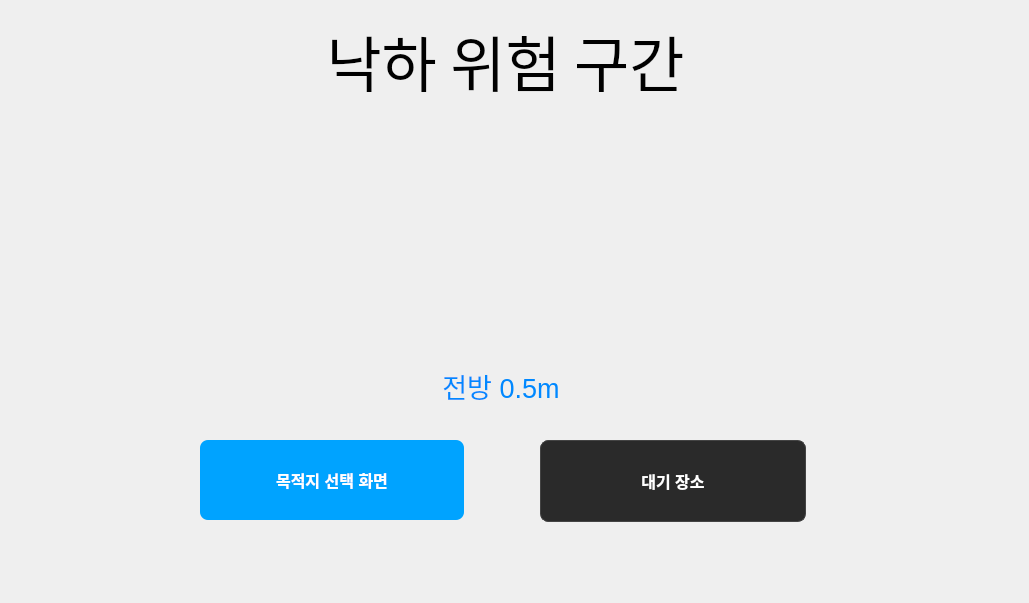
<?xml version="1.0" encoding="UTF-8"?>
<ui version="4.0">
 <class>FallHazardDetected</class>
 <widget class="QWidget" name="FallHazardDetected">
  <property name="geometry">
   <rect>
    <x>0</x>
    <y>0</y>
    <width>1029</width>
    <height>603</height>
   </rect>
  </property>
  <property name="windowTitle">
   <string>낙하 위험 감지</string>
  </property>
  <property name="styleSheet">
   <string notr="true">QWidget {
    background-color: #black;
}

QPushButton {
    background-color: rgba(255, 255, 255, 0.1);
    border: none;
    border-radius: 10px;
    color: white;
    padding: 15px 32px;
    font-size: 16pt;
    min-width: 200px;
    min-height: 50px;
}

QPushButton:hover {
    background-color: rgba(255, 255, 255, 0.2);
}

QLabel {
    color: white;
}</string>
  </property>
  <widget class="QLabel" name="titleLabel">
   <property name="geometry">
    <rect>
     <x>320</x>
     <y>20</y>
     <width>371</width>
     <height>81</height>
    </rect>
   </property>
   <property name="font">
    <font>
     <family>Noto Sans KR Black</family>
     <pointsize>-1</pointsize>
    </font>
   </property>
   <property name="styleSheet">
    <string notr="true">QLabel {
    color: black;
	font-family: &quot;Noto Sans KR Black&quot;;
    font-size: 60px;
}</string>
   </property>
   <property name="text">
    <string>낙하 위험 구간</string>
   </property>
   <property name="alignment">
    <set>Qt::AlignCenter</set>
   </property>
  </widget>
  <widget class="QLabel" name="distanceLabel">
   <property name="geometry">
    <rect>
     <x>440</x>
     <y>370</y>
     <width>122</width>
     <height>32</height>
    </rect>
   </property>
   <property name="font">
    <font>
     <family>Arial</family>
     <pointsize>20</pointsize>
    </font>
   </property>
   <property name="styleSheet">
    <string notr="true">color: #0088ff;</string>
   </property>
   <property name="text">
    <string>전방 0.5m</string>
   </property>
   <property name="alignment">
    <set>Qt::AlignCenter</set>
   </property>
  </widget>
  <widget class="QPushButton" name="cancelButton">
   <property name="geometry">
    <rect>
     <x>540</x>
     <y>440</y>
     <width>266</width>
     <height>82</height>
    </rect>
   </property>
   <property name="styleSheet">
    <string notr="true">QPushButton {
    background-color: #2A2A2A;
    color: white;
	font-family: &quot;Noto Sans KR Black&quot;;
    font-size: 16px;
    font-weight: 500;
    border-radius: 8px;
    height: 45px;
    border: 1px solid #444444;
}

QPushButton:hover {
    background-color: #3A3A3A;
    border: 1px solid #666666;
}

QPushButton:pressed {
    background-color: #333333;
}</string>
   </property>
   <property name="text">
    <string>대기 장소</string>
   </property>
  </widget>
  <widget class="QPushButton" name="confirmButton">
   <property name="geometry">
    <rect>
     <x>200</x>
     <y>440</y>
     <width>264</width>
     <height>80</height>
    </rect>
   </property>
   <property name="styleSheet">
    <string notr="true">QPushButton {
    background-color: #00A3FF;
    color: white;
	font-family: &quot;Noto Sans KR Black&quot;;
    font-size: 16px;
    font-weight: 500;
    border-radius: 8px;
    height: 45px;
    border: none;
}

QPushButton:hover {
    background-color: #33B5FF;
}

QPushButton:pressed {
    background-color: #0080DD;
}</string>
   </property>
   <property name="text">
    <string>목적지 선택 화면</string>
   </property>
  </widget>
 </widget>
 <resources>
  <include location="../resources/res.qrc"/>
 </resources>
 <connections/>
</ui>
